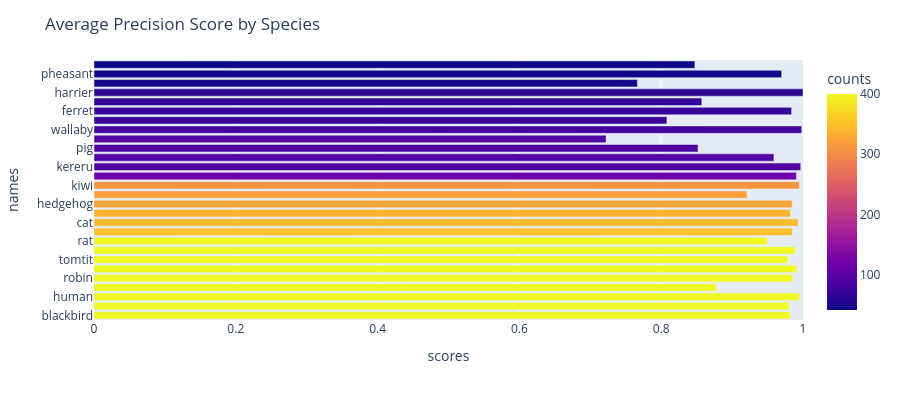

Notebook cell for this chart:
### Code cell
names, scores = plot_map_by_class(targets, predictions, min_samples=5, height=400)

### Figure 1 — Plotly figure (JSON) as saved in the notebook; plotly's stock layout.template omitted (floating-point values rounded to 4 significant figures)
{"data": [{"alignmentgroup": "True", "customdata": [[400], [400], [400], [400], [400], [400], [400], [400], [400], [351], [347], [340], [323], [321], [310], [117], [93], [92], [88], [88], [80], [73], [70], [66], [62], [47], [44], [41]], "hovertemplate": "scores=%{x}<br>names=%{y}<br>counts=%{marker.color}<extra></extra>", "legendgroup": "", "marker": {"color": [400, 400, 400, 400, 400, 400, 400, 400, 400, 351, 347, 340, 323, 321, 310, 117, 93, 92, 88, 88, 80, 73, 70, 66, 62, 47, 44, 41], "coloraxis": "coloraxis", "pattern": {"shape": ""}}, "name": "", "offsetgroup": "", "orientation": "h", "showlegend": false, "textposition": "auto", "type": "bar", "x": [0.9818, 0.9803, 0.9951, 0.8776, 0.9852, 0.9912, 0.9786, 0.9893, 0.9495, 0.9848, 0.9931, 0.9824, 0.9847, 0.9212, 0.9948, 0.9907, 0.9968, 0.9591, 0.852, 0.7223, 0.9982, 0.8081, 0.9839, 0.8573, 1, 0.7664, 0.97, 0.8475], "xaxis": "x", "y": ["blackbird", "deer", "human", "mouse", "robin", "possum", "tomtit", "stoat", "rat", "hare", "cat", "weka", "hedgehog", "thrush", "kiwi", "kea", "kereru", "fantail", "pig", "dunnock", "wallaby", "rifleman", "ferret", "silvereye", "harrier", "pipit", "pheasant", "goat"], "yaxis": "y"}], "layout": {"barmode": "relative", "coloraxis": {"colorbar": {"title": {"text": "counts"}}, "colorscale": [[0, "#0d0887"], [0.1111, "#46039f"], [0.2222, "#7201a8"], [0.3333, "#9c179e"], [0.4444, "#bd3786"], [0.5556, "#d8576b"], [0.6667, "#ed7953"], [0.7778, "#fb9f3a"], [0.8889, "#fdca26"], [1, "#f0f921"]]}, "height": 400, "legend": {"tracegroupgap": 0}, "margin": {"t": 60}, "title": {"text": "Average Precision Score by Species"}, "xaxis": {"anchor": "y", "domain": [0, 1], "range": [0, 1], "title": {"text": "scores"}}, "yaxis": {"anchor": "x", "domain": [0, 1], "title": {"text": "names"}}}}
